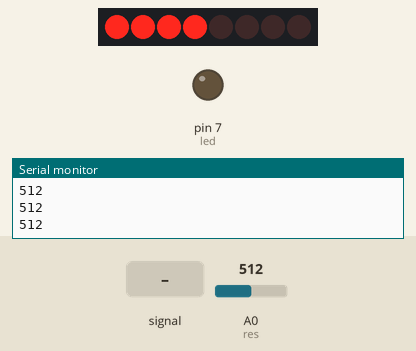
Simulated run of this sketch. Board: Arduino Uno, built with avr-gcc and run on an emulated ATmega328P. On the bench: 8 shift-register outputs drawn as a row of LEDs (first output left, lit = HIGH), output pins drawn as LEDs (lit = HIGH), the last lines printed to the serial monitor. Wiring (inferred from the names in the program): shift register (74HC595): data pin 10; shift clock pin 8; latch pin 9. Wiring (inferred from the signals the program sends): row of LEDs: on Q0, Q1, Q2, Q3, Q4, Q5, Q6, Q7. The inputs (shaded band) are chosen by the test bench; at power-on: A0 (res) = 512. Pins used as bus, display or sensor lines are not drawn.

Above: at 1.2 s.
1.3 s: A0 (res) fed a 1000 Hz sine of ±255 counts around its level
At 2.03 s:
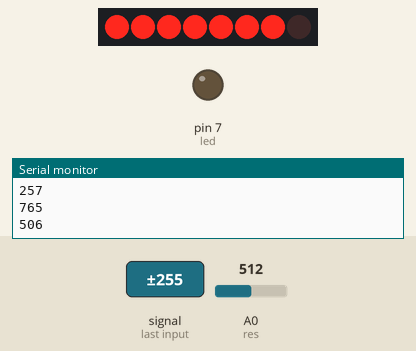
3.2 s: A0 (res) set to 610
At 4.1 s:
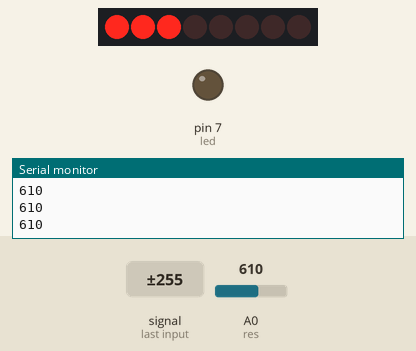
4.7 s: A0 (res) set to 810
At 5.5 s:
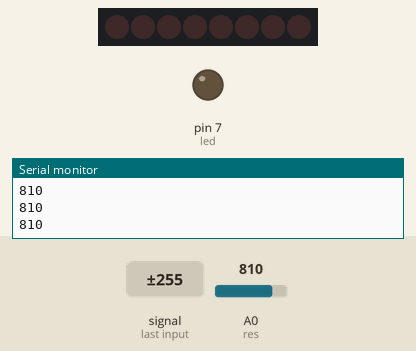
6.2 s: A0 (res) set to 190
At 6.6 s:
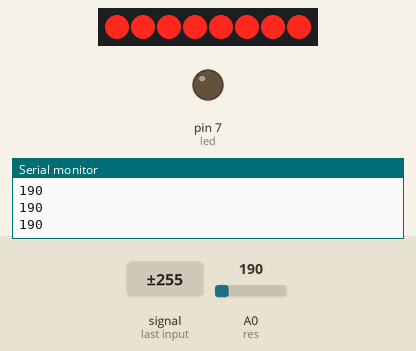
7.7 s: A0 (res) set to 410
At 8.9 s:
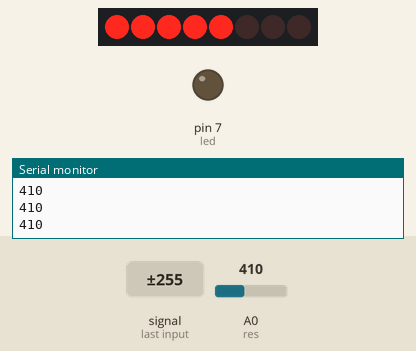
9.2 s: A0 (res) set to 390
At 10.1 s:
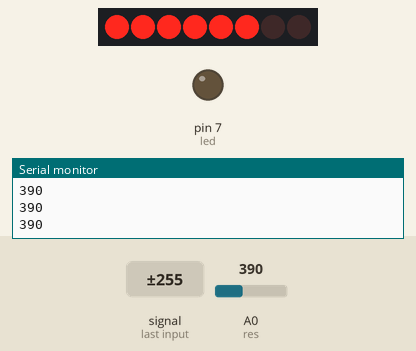
Timing chart, 0 to 11.7 s (numbered marks = the images above; inputs shaded):
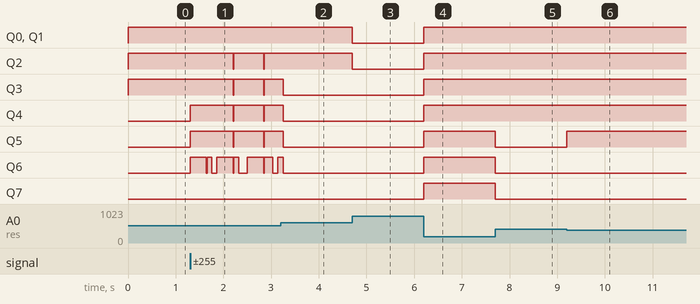

The sketch:

fotoresistenza.ino
```cpp
//Pin connected to SH_CP of 74HC595
int clockPin = 8; //pin 11

//Pin connected to ST_CP of 74HC595
int latchPin = 9; //pin 12

//Pin connected to DS of 74HC595
int dataPin = 10; //pin 14

int tempo = 50;
int led = 7;
int res = A0;

void setup(){
    pinMode(dataPin, OUTPUT);
    pinMode(latchPin, OUTPUT);
    pinMode(clockPin, OUTPUT);
    pinMode(led, OUTPUT);
    pinMode(res, INPUT);
    Serial.begin(9600);
}

byte var[] = {
  B00000000,
  B11111111,
  B01111111,
  B00111111,
  B00011111,
  B00001111,
  B00000111,
  B00000011,
  B00000001,
};

int i = 8;

void loop(){

  Serial.println(String(analogRead(res)));

  if(analogRead(res) > 100 && analogRead(res) < 200){
    i = 1;
  }
  if(analogRead(res) > 200 && analogRead(res) < 300){
    i = 2;
  }
  if(analogRead(res) > 300 && analogRead(res) < 400){
    i = 3;
  }
  if(analogRead(res) > 400 && analogRead(res) < 500){
    i = 4;
  }
  if(analogRead(res) > 500 && analogRead(res) < 600){
    i = 5;
  }
  if(analogRead(res) > 600 && analogRead(res) < 700){
    i = 6;
  }
  if(analogRead(res) > 700 && analogRead(res) < 800){
    i = 7;
  }
  if(analogRead(res) > 800){
    i = 0;
  }

  digitalWrite(latchPin, LOW);
  shiftOut(dataPin, clockPin, MSBFIRST, var[i]);
  digitalWrite(latchPin, HIGH);
  delay(5);

}
```

Measured:
- after the input at 1.3 s, Q2, Q3: alternates HIGH for 0.63 s and LOW for 0.01 s, starting after 0.91 s; Q4, Q5: goes HIGH 0.90 s, LOW 0.01 s, HIGH 0.63 s, LOW 0.01 s, then HIGH, starting at once
- after the input at 4.7 s, Q0–2: HIGH → LOW at once
- after the input at 6.2 s, Q0–7: LOW → HIGH at once
- after the input at 7.7 s, Q5–7: HIGH → LOW at once
- after the input at 9.2 s, Q5: LOW → HIGH at once
